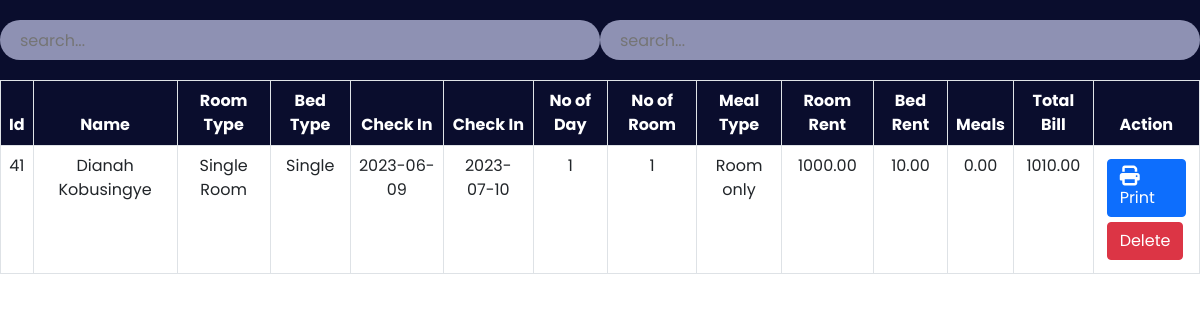
Screenshot of /admin/payment.php with the database file from the repository.
### tables this page shows
CREATE TABLE `payment` (
  `id` int(30) NOT NULL,
  `Name` varchar(30) NOT NULL,
  `Email` varchar(30) NOT NULL,
  `RoomType` varchar(30) NOT NULL,
  `Bed` varchar(30) NOT NULL,
  `NoofRoom` int(30) NOT NULL,
  `cin` date NOT NULL,
  `cout` date NOT NULL,
  `noofdays` int(30) NOT NULL,
  `roomtotal` double(8,2) NOT NULL,
  `bedtotal` double(8,2) NOT NULL,
  `meal` varchar(30) NOT NULL,
  `mealtotal` double(8,2) NOT NULL,
  `finaltotal` double(8,2) NOT NULL
);

### admin/payment.php (the view, shortened to what this page needs)
<?php
    include '../config.php';
?>
<!DOCTYPE html>
<html lang="en">
<head>
    <link href="https://cdn.jsdelivr.net/npm/bootstrap@5.0.2/dist/css/bootstrap.min.css" rel="stylesheet">
    <link rel="stylesheet" href="https://cdnjs.cloudflare.com/ajax/libs/font-awesome/6.2.0/css/all.min.css"/>
	<link rel="stylesheet" href="css/roombook.css">
</head>
<body>
	<div class="searchsection">
        <input type="text" name="search_bar" id="search_bar" placeholder="search..." onkeyup="searchFun()">
        <input type="text" date="search_bar" id="search_bar" placeholder="search..." obkeyup="searchfun()">
    </div>
    <div class="roombooktable" class="table-responsive-xl">
        <?php
            $paymanttablesql = "SELECT * FROM payment";
            $paymantresult = mysqli_query($conn, $paymanttablesql);
        ?>
        <table class="table table-bordered" id="table-data">
            <thead>
                <tr>
                    <th scope="col">Id</th>
                    <th scope="col">Name</th>
                    <th scope="col">Room Type</th>
                    <th scope="col">Bed Type</th>
                    <th scope="col">Check In</th>
                    <th scope="col">Check In</th>
					<th scope="col">No of Day</th>
                    <th scope="col">No of Room</th>
					<th scope="col">Meal Type</th>
                    <th scope="col">Room Rent</th>
                    <th scope="col">Bed Rent</th>
                    <th scope="col">Meals</th>
					<th scope="col">Total Bill</th>
                    <th scope="col">Action</th>
                </tr>
            </thead>
            <tbody>
            <?php
            while ($res = mysqli_fetch_array($paymantresult)) {
            ?>
                <tr>
                    <td><?php echo $res['id'] ?></td>
                    <td><?php echo $res['Name'] ?></td>
                    <td><?php echo $res['RoomType'] ?></td>
                    <td><?php echo $res['Bed'] ?></td>
					<td><?php echo $res['cin'] ?></td>
                    <td><?php echo $res['cout'] ?></td>
					<td><?php echo $res['noofdays'] ?></td>
                    <td><?php echo $res['NoofRoom'] ?></td>
                    <td><?php echo $res['meal'] ?></td>
                    <td><?php echo $res['roomtotal'] ?></td>
					<td><?php echo $res['bedtotal'] ?></td>
					<td><?php echo $res['mealtotal'] ?></td>
					<td><?php echo $res['finaltotal'] ?></td>
                    <td class="action">
                        <a href="invoiceprint.php?id= <?php echo $res['id']?>"><button class="btn btn-primary"><i class="fa-solid fa-print"></i>Print</button></a>
						<a href="paymantdelete.php?id=<?php echo $res['id']?>"><button class="btn btn-danger">Delete</button></a>
                    </td>
                </tr>
            <?php
            }
            ?>
            </tbody>
        </table>
    </div>
</body>
</html>

### admin/css/roombook.css (style rules this page uses)
:root { --bg-text-shadow: 0 2px 4px rgb(13 0 77 / 8%), 0 3px 6px rgb(13 0 77 / 8%), 0 8px 16px rgb(13 0 77 / 8%); --bg-box-shadow: 0px 0px 20px 6px rgba(26, 30, 164, 0.31); }
body { background-color: #ffff; }
* { margin: 0; padding: 0; font-family: 'Poppins', sans-serif; }
i { font-size: 20px; }
.searchsection { height: 80px; width: 100%; display: flex; justify-content: space-evenly; align-items: center; background-color: #0a0d2d; position: fixed; z-index: 500; }
#search_bar { height: 40px; width: 80%; border: none; background-color: rgba(195, 198, 233, 0.714); padding-left: 20px; border-radius: 30px; }
a { color: black; }
.roombooktable { position: absolute; color: #0a0d2d; margin-top: 80px; width: 100%; height: 100vh; padding-bottom: 900px; }
.roombooktable thead { background-color: #0a0d2d; color: white; text-align: center; }
.roombooktable tbody { text-align: center; }
.action a { text-decoration: none; }
.action button { display: flex; flex-wrap: wrap; margin: 5px; }

### rows the page displays
payment: id "41", Name "Dianah Kobusingye", RoomType "Single Room", Bed "Single", cin "2023-06-09", cout "2023-07-10", noofdays "1", NoofRoom "1", meal "Room only", roomtotal "1000.00", bedtotal "10.00", mealtotal "0.00", finaltotal "1010.00"
